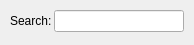
<?xml version="1.0" encoding="UTF-8"?>
<ui version="4.0">
 <class>SearchListView</class>
 <widget class="QWidget" name="SearchListView">
  <property name="geometry">
   <rect>
    <x>0</x>
    <y>0</y>
    <width>194</width>
    <height>45</height>
   </rect>
  </property>
  <property name="windowTitle">
   <string>Form</string>
  </property>
  <property name="autoFillBackground">
   <bool>true</bool>
  </property>
  <widget class="QSplitter" name="mainSplitter">
   <property name="geometry">
    <rect>
     <x>10</x>
     <y>10</y>
     <width>174</width>
     <height>22</height>
    </rect>
   </property>
   <property name="frameShape">
    <enum>QFrame::NoFrame</enum>
   </property>
   <property name="lineWidth">
    <number>0</number>
   </property>
   <property name="orientation">
    <enum>Qt::Vertical</enum>
   </property>
   <property name="opaqueResize">
    <bool>true</bool>
   </property>
   <property name="handleWidth">
    <number>2</number>
   </property>
   <property name="childrenCollapsible">
    <bool>false</bool>
   </property>
   <widget class="QWidget" name="layoutWidget">
    <layout class="QHBoxLayout" name="horizontalLayout">
     <property name="spacing">
      <number>2</number>
     </property>
     <property name="sizeConstraint">
      <enum>QLayout::SetDefaultConstraint</enum>
     </property>
     <item>
      <widget class="QLabel" name="searchLabel">
       <property name="text">
        <string>Search:</string>
       </property>
      </widget>
     </item>
     <item>
      <widget class="QLineEdit" name="searchBox"/>
     </item>
    </layout>
   </widget>
  </widget>
 </widget>
 <resources/>
 <connections/>
</ui>
